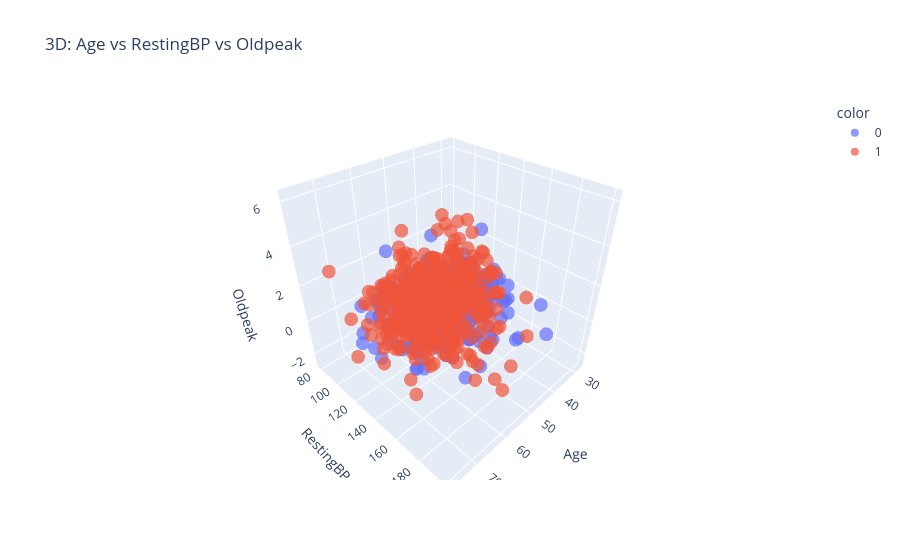

Notebook code cell kept with this figure:
### Code cell
fig2 = px.scatter_3d(
    df,
    x='Age',
    y='RestingBP',
    z='Oldpeak',
    color=y.astype(str),
    title='3D: Age vs RestingBP vs Oldpeak',
    opacity=0.7
)

fig2.show()

### Figure 1 — Plotly figure (JSON) as saved in the notebook; plotly's stock layout.template omitted (floating-point values rounded to 4 significant figures; data arrays with more than 128 entries replaced by an {"elided": "..."} marker saying what was removed)
{"data": [{"hovertemplate": "color=0<br>Age=%{x}<br>RestingBP=%{y}<br>Oldpeak=%{z}<extra></extra>", "legendgroup": "0", "marker": {"color": "#636efa", "opacity": 0.7, "symbol": "circle"}, "mode": "markers", "name": "0", "scene": "scene", "showlegend": true, "type": "scatter3d", "x": {"elided": "410 int values"}, "y": {"elided": "410 int values"}, "z": {"elided": "410 float values"}}, {"hovertemplate": "color=1<br>Age=%{x}<br>RestingBP=%{y}<br>Oldpeak=%{z}<extra></extra>", "legendgroup": "1", "marker": {"color": "#EF553B", "opacity": 0.7, "symbol": "circle"}, "mode": "markers", "name": "1", "scene": "scene", "showlegend": true, "type": "scatter3d", "x": {"elided": "508 int values"}, "y": {"elided": "508 int values"}, "z": {"elided": "508 float values"}}], "layout": {"legend": {"title": {"text": "color"}, "tracegroupgap": 0}, "scene": {"domain": {"x": [0, 1], "y": [0, 1]}, "xaxis": {"title": {"text": "Age"}}, "yaxis": {"title": {"text": "RestingBP"}}, "zaxis": {"title": {"text": "Oldpeak"}}}, "title": {"text": "3D: Age vs RestingBP vs Oldpeak"}}}
